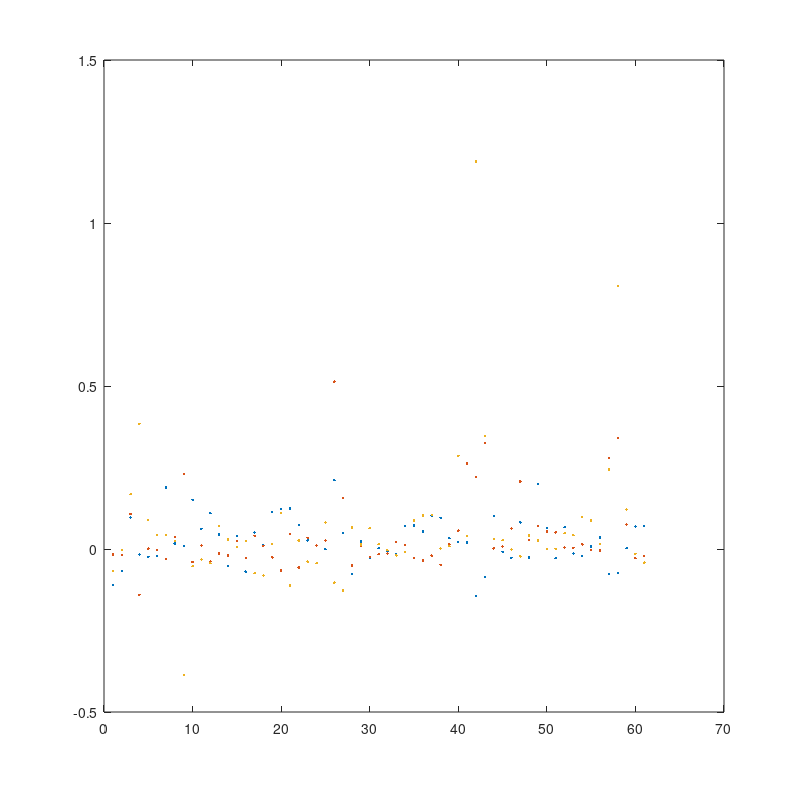
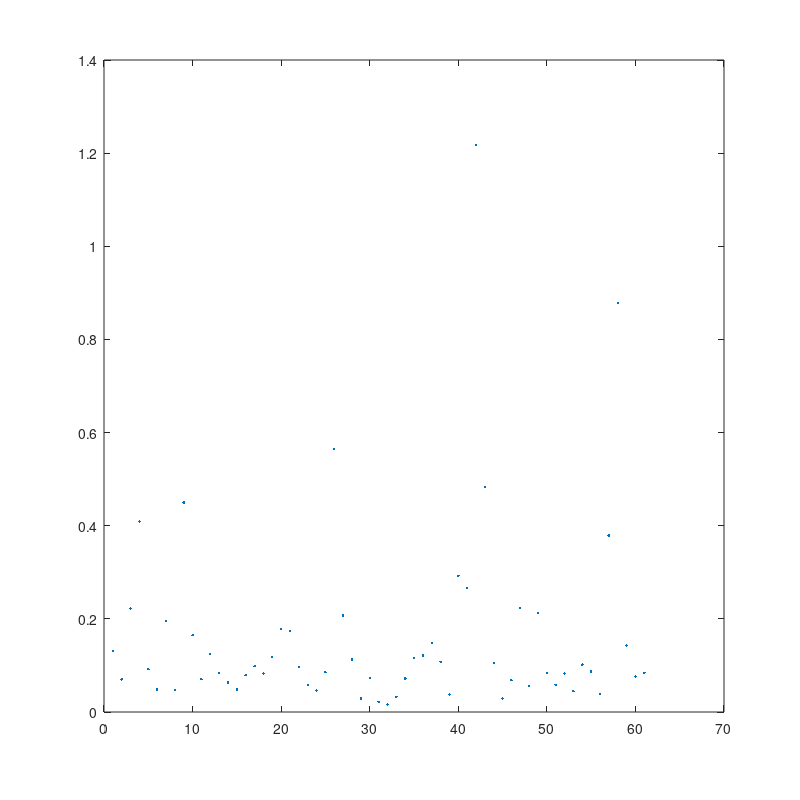

MATLAB code to generate these figures, in order: (Note: this script raises an error after producing the figures.)
% clear all
% close all
% 
% % Import rosbag data file
% Bag1 = rosbag('2020-08-07-17-52-45.bag'); %Total station at  90deg
% Bag2 = rosbag('2020-08-07-19-17-08.bag'); %Total station at -15deg
% 
% % Topic extraction
% pdoaData1 = select(Bag1,'Topic','/uwb/pdoaFiltered/pdoa');
% viconData1 = select(Bag1,'Topic','/uwb/pdoaFiltered/vicon');
% pdoaData2 = select(Bag2,'Topic','/uwb/pdoaFiltered/pdoa');
% viconData2 = select(Bag2,'Topic','/uwb/pdoaFiltered/vicon');
% 
% % Message extraction (need to define custom ROS message for MATLAB: https://www.mathworks.com/help/ros/ug/create-custom-messages-from-ros-package.html)
% [ts1,cols1] = timeseries(pdoaData1,'Point.X','Point.Y','Point.Z');
% [ts2,cols2] = timeseries(viconData1,'Pose.Position.X','Pose.Position.Y','Pose.Position.Z');
% [ts3,cols3] = timeseries(pdoaData2,'Point.X','Point.Y','Point.Z');
% [ts4,cols4] = timeseries(viconData2,'Pose.Position.X','Pose.Position.Y','Pose.Position.Z');
% 
% %Populate MATLAB variables from timeseries data
% pdoaX1 = ts1.data(:,1);
% pdoaY1 = ts1.data(:,2);
% pdoaZ1 = ts1.data(:,3);
% pdoaX2 = ts3.data(:,1);
% pdoaY2 = ts3.data(:,2);
% pdoaZ2 = ts3.data(:,3);
% viconX1 = ts2.data(:,1);
% viconY1 = ts2.data(:,2);
% viconZ1 = ts2.data(:,3);
% viconX2 = ts4.data(:,1);
% viconY2 = ts4.data(:,2);
% viconZ2 = ts4.data(:,3);
% 
% pdoa_node_midl = [0,0,0.8163]; %location of the PDOA node in vicon arena, halfway between horz and vert
% 
% pdoa1  = [pdoaX1, pdoaY1, pdoaZ1];
% vicon1 = [viconX1, viconY1, viconZ1 - pdoa_node_midl(3)];
% pdoa2  = [pdoaX2, pdoaY2, pdoaZ2];
% vicon2 = [viconX2, viconY2, viconZ2 - pdoa_node_midl(3)];

%% Data manipulation
clear all
close all

currentFolder = pwd;
load('z12_realtimeData.mat');
pdoa_node_midl = [0,0,0.8163]; %location of the PDOA node in vicon arena, halfway between horz and vert

errorMag1 = sqrt( (vicon1(:,1) - pdoa1(:,1)).^2 + (vicon1(:,2) - pdoa1(:,2)).^2 + (vicon1(:,3) - pdoa1(:,3)).^2 );
errorMag1_avg = mean(errorMag1);
errorMag1_std = std(errorMag1);

errorMag2 = sqrt( (vicon2(:,1) - pdoa2(:,1)).^2 + (vicon2(:,2) - pdoa2(:,2)).^2 + (vicon2(:,3) - pdoa2(:,3)).^2 );
errorMag2_avg = mean(errorMag2);
errorMag2_std = std(errorMag2);

% Figure properties
width = 8; %figure size in inches
height = 8;
x0 = 8; %position on screen
y0 = 4;
titleFontSize = 12;
axisFontSize = 9;
legendFontSize = 9;
Font = 'Times';

%% Error plots position 1
close all
figure('Units','inches','Position',[x0 y0 width height],'PaperPositionMode','auto');
plot(pdoa1 - vicon1,'.');

figure('Units','inches','Position',[x0 y0 width height],'PaperPositionMode','auto');
plot(errorMag1,'.');

figure('Units','inches','Position',[x0 y0 width height],'PaperPositionMode','auto');
edges1 = 0:0.1:1.5;
histogram(errorMag1)

dim = [.45 .6 .0 .0]; %annotation
start_str = sprintf("Euclidean Error:");
avg1_str = sprintf('average = %0.1f cm', errorMag1_avg*100);
std1_str = sprintf('std.dev = %0.1f cm', errorMag1_std*100);
str1 = start_str + "\n" + avg1_str + "\n" + std1_str;
str1 = compose(str1);
str1 = splitlines(str1);
annotation('textbox',dim,'String',str1,'FitBoxToText','on');

%% Error plots position 2
close all
figure('Units','inches','Position',[x0 y0 width height],'PaperPositionMode','auto');
plot(pdoa2 - vicon2,'.');

figure('Units','inches','Position',[x0 y0 width height],'PaperPositionMode','auto');
plot(errorMag2,'.');

figure('Units','inches','Position',[x0 y0 width height],'PaperPositionMode','auto');
edges2 = 0:0.1:1.5;
histogram(errorMag2)

dim = [.45 .6 .0 .0]; %annotation
start_str = sprintf("Euclidean Error:");
avg2_str = sprintf('average = %0.1f cm', errorMag2_avg*100);
std2_str = sprintf('std.dev = %0.1f cm', errorMag2_std*100);
str2 = start_str + "\n" + avg2_str + "\n" + std2_str;
str2 = compose(str2);
str2 = splitlines(str2);
annotation('textbox',dim,'String',str2,'FitBoxToText','on');

%%
close all
figure('Units','inches','Position',[x0 y0 width height],'PaperPositionMode','auto');

%position1
interleave1 = reshape([vicon1(:) pdoa1(:)]',2*size(vicon1,1), []);

plot3(pdoa1(:,1),pdoa1(:,2),pdoa1(:,3),'.','MarkerSize',35);
hold on
plot3(vicon1(:,1),vicon1(:,2),vicon1(:,3),'.','MarkerSize',35);
hold on
plot3(pdoa_node_midl(1),pdoa_node_midl(2),0,'m*','MarkerSize',15,'LineWidth',1)
hold on
for k = 1:2:length(interleave1)-1
    plot3(interleave1(k:k+1,1),interleave1(k:k+1,2),interleave1(k:k+1,3),'k.-','LineWidth',10*errorMag1((k+1)/2));
    hold on
end

axis equal
set(gca,'Units','normalized','Position',[.15 .2 .75 .7],...
        'FontUnits','points','FontWeight','normal','FontSize',axisFontSize,'FontName',Font)
title('Surface fit of averaged $\pm$60deg dataset using 3x3 polynomial regression vs groundtruth locations',...
      'FontUnits','points','FontWeight','normal','interpreter','latex','FontSize',titleFontSize,'FontName',Font)
xlabel({'$x[m]$'},'FontUnits','points','interpreter','latex','FontSize',axisFontSize,'FontName',Font)
ylabel({'$y[m]$'},'FontUnits','points','interpreter','latex','FontSize',axisFontSize,'FontName',Font)
zlabel({'$z[m]$'},'FontUnits','points','interpreter','latex','FontSize',axisFontSize,'FontName',Font)
legend({'linear regression','VICON data points','PDoA Shield Center','Error'},...
        'Units','points','interpreter','latex','FontSize',legendFontSize,'FontName',Font,'Location','SouthEast')

%position2
figure('Units','inches','Position',[x0 y0 width height],'PaperPositionMode','auto');

interleave2 = reshape([vicon2(:) pdoa2(:)]',2*size(vicon2,1), []);
 
plot3(pdoa2(:,1),pdoa2(:,2),pdoa2(:,3),'.','MarkerSize',35);
hold on
plot3(vicon2(:,1),vicon2(:,2),vicon2(:,3),'.','MarkerSize',35);
hold on
plot3(pdoa_node_midl(1),pdoa_node_midl(2),0,'m*','MarkerSize',15,'LineWidth',1)
hold on
for k = 1:2:length(interleave2)-1
    plot3(interleave2(k:k+1,1),interleave2(k:k+1,2),interleave2(k:k+1,3),'k.-','LineWidth',10*errorMag2((k+1)/2));
    hold on
end

axis equal
set(gca,'Units','normalized','Position',[.15 .2 .75 .7],...
        'FontUnits','points','FontWeight','normal','FontSize',axisFontSize,'FontName',Font)
title('Surface fit of averaged $\pm$60deg dataset using 3x3 polynomial regression vs groundtruth locations',...
      'FontUnits','points','FontWeight','normal','interpreter','latex','FontSize',titleFontSize,'FontName',Font)
xlabel({'$x[m]$'},'FontUnits','points','interpreter','latex','FontSize',axisFontSize,'FontName',Font)
ylabel({'$y[m]$'},'FontUnits','points','interpreter','latex','FontSize',axisFontSize,'FontName',Font)
zlabel({'$z[m]$'},'FontUnits','points','interpreter','latex','FontSize',axisFontSize,'FontName',Font)
legend({'linear regression','VICON data points','PDoA Shield Center','Error'},...
        'Units','points','interpreter','latex','FontSize',legendFontSize,'FontName',Font,'Location','SouthEast')
%% ANN fit 1, full
close all
figure('Units','inches','Position',[x0 y0 width height],'PaperPositionMode','auto');

output1_ANN = ANN_60_50n1_normal(pointStats1(:,1:4)')';

% Verified that rotating the resulting point clud does not make a better
% fit => wrong total station orientation is not the issue
% % % Coordinate transform
% % [regParams,output1_ANN,ErrorStats]= absor(output1_ANN',viconPoints1','doScale',0,'doTrans',0);
% % output1_ANN = output1_ANN';

interleave1 = reshape([viconPoints1(:) output1_ANN(:)]',2*size(viconPoints1,1), []);
errorMag1 = sqrt( (viconPoints1(:,1) - output1_ANN(:,1)).^2 + (viconPoints1(:,2) - output1_ANN(:,2)).^2 + (viconPoints1(:,3) - output1_ANN(:,3)).^2 ); 

plot3(output1_ANN(:,1),output1_ANN(:,2),output1_ANN(:,3),'.','MarkerSize',35);
hold on
plot3(viconPoints1(:,1),viconPoints1(:,2),viconPoints1(:,3),'.','MarkerSize',35);
hold on
plot3(pdoa_node_midl(1),pdoa_node_midl(2),0,'m*','MarkerSize',15,'LineWidth',1)
hold on
for k = 1:2:length(interleave1)-1
    plot3(interleave1(k:k+1,1),interleave1(k:k+1,2),interleave1(k:k+1,3),'k.-','LineWidth',10*errorMag1((k+1)/2));
    hold on
end

axis equal
set(gca,'Units','normalized','Position',[.15 .2 .75 .7],...
        'FontUnits','points','FontWeight','normal','FontSize',axisFontSize,'FontName',Font)
title('ANN positional fit of full raw dataset vs groundtruth locations',...
      'FontUnits','points','FontWeight','normal','FontSize',titleFontSize,'FontName',Font)
xlabel({'$x[m]$'},'FontUnits','points','interpreter','latex','FontSize',axisFontSize,'FontName',Font)
ylabel({'$y[m]$'},'FontUnits','points','interpreter','latex','FontSize',axisFontSize,'FontName',Font)
zlabel({'$z[m]$'},'FontUnits','points','interpreter','latex','FontSize',axisFontSize,'FontName',Font)
legend({'ANN fit','VICON data points','PDoA Shield Center','Error'},...
        'Units','points','interpreter','latex','FontSize',legendFontSize,'FontName',Font,'Location','SouthOutside')
    
% 3D pdf!
ax = gca;
filename = 'figs/ANN_Verification1';
print(filename,'-depsc','-painters'); %print figure as eps for the infinite zoom
fig2u3d(ax,filename)


% Planar Surface fit 1
close all
figure('Units','inches','Position',[x0 y0 width height],'PaperPositionMode','auto');

fit_horz_planar1 = deg2rad( fitresult60_horz_planar(pointStats1(:,1),pointStats1(:,3)) + 90 ); % transform back into vicon frame with a 90deg rotation
fit_vert_planar1 = deg2rad( -fitresult60_vert_planar(pointStats1(:,1),pointStats1(:,3)) ); % transform back to standard elevation angle by multiplying by -1

% [x,y,z] = sph2cart(azimuth,elevation,r) transforms corresponding elements of the spherical coordinate arrays azimuth, elevation, and r to Cartesian, or xyz, coordinates.
[xFit_planar1,yFit_planar1,zFit_planar1] = sph2cart(fit_horz_planar1,fit_vert_planar1,dist_pdoa1/1000);
fit_planar1 = [xFit_planar1,yFit_planar1,zFit_planar1];

errorMag1_planar = sqrt( (viconPoints1(:,1) - xFit_planar1) .^2 + (viconPoints1(:,2) - yFit_planar1) .^2 + (viconPoints1(:,3) - zFit_planar1) .^2 );
interleav1_planar = reshape([viconPoints1(:) fit_planar1(:)]',2*size(viconPoints1,1), []);

plot3(xFit_planar1,yFit_planar1,zFit_planar1,'.','MarkerSize',35)
hold on
plot3(viconPoints1(:,1),viconPoints1(:,2),viconPoints1(:,3),'.','MarkerSize',35);
hold on
plot3(pdoa_node_midl(1),pdoa_node_midl(2),0,'m*','MarkerSize',15,'LineWidth',1)
hold on
for k = 1:2:length(interleav1_planar)-1
    plot3(interleav1_planar(k:k+1,1),interleav1_planar(k:k+1,2),interleav1_planar(k:k+1,3),'k.-','LineWidth',10*errorMag1_planar((k+1)/2));
    hold on
end

axis equal
set(gca,'Units','normalized','Position',[.15 .2 .75 .7],...
        'FontUnits','points','FontWeight','normal','FontSize',axisFontSize,'FontName',Font)
title('Surface fit of $\pm$60deg dataset using planar regression vs groundtruth locations',...
      'FontUnits','points','FontWeight','normal','interpreter','latex','FontSize',titleFontSize,'FontName',Font)
xlabel({'$x[m]$'},'FontUnits','points','interpreter','latex','FontSize',axisFontSize,'FontName',Font)
ylabel({'$y[m]$'},'FontUnits','points','interpreter','latex','FontSize',axisFontSize,'FontName',Font)
zlabel({'$z[m]$'},'FontUnits','points','interpreter','latex','FontSize',axisFontSize,'FontName',Font)
legend({'Planar regression','VICON data points','PDoA Shield Center','Error'},...
        'Units','points','interpreter','latex','FontSize',legendFontSize,'FontName',Font,'Location','SouthEast')
    
% 3D pdf!
ax = gca;
filename = 'figs/Planar_Verification1';
print(filename,'-depsc','-painters'); %print figure as eps for the infinite zoom
fig2u3d(ax,filename)


% surf3 Surface fit 1
close all
figure('Units','inches','Position',[x0 y0 width height],'PaperPositionMode','auto');

fit_horz_surf31 = deg2rad( fitresult60_horz_surf3(pointStats1(:,1),pointStats1(:,3)) + 90 ); % transform back into vicon frame with a 90deg rotation
fit_vert_surf31 = deg2rad( -fitresult60_vert_surf3(pointStats1(:,1),pointStats1(:,3)) ); % transform back to standard elevation angle by multiplying by -1

% [x,y,z] = sph2cart(azimuth,elevation,r) transforms corresponding elements of the spherical coordinate arrays azimuth, elevation, and r to Cartesian, or xyz, coordinates.
[xFit_surf31,yFit_surf31,zFit_surf31] = sph2cart(fit_horz_surf31,fit_vert_surf31,dist_pdoa1/1000);
fit_surf31 = [xFit_surf31,yFit_surf31,zFit_surf31];

errorMag1_surf3 = sqrt( (viconPoints1(:,1) - xFit_surf31) .^2 + (viconPoints1(:,2) - yFit_surf31) .^2 + (viconPoints1(:,3) - zFit_surf31) .^2 );
interleav1_surf3 = reshape([viconPoints1(:) fit_surf31(:)]',2*size(viconPoints1,1), []);

plot3(xFit_surf31,yFit_surf31,zFit_surf31,'.','MarkerSize',35)
hold on
plot3(viconPoints1(:,1),viconPoints1(:,2),viconPoints1(:,3),'.','MarkerSize',35);
hold on
plot3(pdoa_node_midl(1),pdoa_node_midl(2),0,'m*','MarkerSize',15,'LineWidth',1)
hold on
for k = 1:2:length(interleav1_surf3)-1
    plot3(interleav1_surf3(k:k+1,1),interleav1_surf3(k:k+1,2),interleav1_surf3(k:k+1,3),'k.-','LineWidth',10*errorMag1_surf3((k+1)/2));
    hold on
end

axis equal
set(gca,'Units','normalized','Position',[.15 .2 .75 .7],...
        'FontUnits','points','FontWeight','normal','FontSize',axisFontSize,'FontName',Font)
title('Surface fit of $\pm$60deg dataset using planar regression vs groundtruth locations',...
      'FontUnits','points','FontWeight','normal','interpreter','latex','FontSize',titleFontSize,'FontName',Font)
xlabel({'$x[m]$'},'FontUnits','points','interpreter','latex','FontSize',axisFontSize,'FontName',Font)
ylabel({'$y[m]$'},'FontUnits','points','interpreter','latex','FontSize',axisFontSize,'FontName',Font)
zlabel({'$z[m]$'},'FontUnits','points','interpreter','latex','FontSize',axisFontSize,'FontName',Font)
legend({'Planar regression','VICON data points','PDoA Shield Center','Error'},...
        'Units','points','interpreter','latex','FontSize',legendFontSize,'FontName',Font,'Location','SouthEast')
    
% 3D pdf!
ax = gca;
filename = 'figs/surf3_Verification1';
print(filename,'-depsc','-painters'); %print figure as eps for the infinite zoom
fig2u3d(ax,filename)

% histogram 1
close all

edges = 0:0.05:1;
histogram(errorMag1,edges)
hold on
histogram(errorMag1_planar,edges)
hold on
histogram(errorMag1_surf3,edges)
legend('ANN','Planar','surf3')

dim = [.45 .6 .0 .0]; %annotation
start_str = sprintf("Average Euclidean Errors:");
ANN_str = sprintf('ANN regression = %0.1f cm', mean(errorMag1)*100);
planar_str = sprintf('planar regression = %0.1f cm', mean(errorMag1_planar)*100);
surf3_str = sprintf('surf3 regression = %0.1f cm', mean(errorMag1_surf3)*100);
str = start_str + "\n" + ANN_str + "\n" + planar_str + "\n" + surf3_str;
str = compose(str);
str = splitlines(str);
annotation('textbox',dim,'String',str,'FitBoxToText','on');


%% ANN fit 2
close all

figure('Units','inches','Position',[x0 y0 width height],'PaperPositionMode','auto');

theta2 = pi; %rotate by 180deg in z
R2 = [cos(theta2) -sin(theta2) 0; ...
     sin(theta2)  cos(theta2) 0; ...
              0           0  1];

output2_ANN = (R2*ANN_60_50n1_normal(pointStats2(:,1:4)'))';
interleave2_ANN = reshape([viconPoints2(:) output2_ANN(:)]',2*size(viconPoints2,1), []);
errorMag2_ANN = sqrt( (viconPoints2(:,1) - output2_ANN(:,1)).^2 + (viconPoints2(:,2) - output2_ANN(:,2)).^2 + (viconPoints2(:,3) - output2_ANN(:,3)).^2 ); 

plot3(output2_ANN(:,1),output2_ANN(:,2),output2_ANN(:,3),'.','MarkerSize',35);
hold on
plot3(viconPoints2(:,1),viconPoints2(:,2),viconPoints2(:,3),'.','MarkerSize',35);
hold on
plot3(pdoa_node_midl(1),pdoa_node_midl(2),0,'m*','MarkerSize',15,'LineWidth',1)
hold on
for k = 1:2:length(interleave2_ANN)-1
    plot3(interleave2_ANN(k:k+1,1),interleave2_ANN(k:k+1,2),interleave2_ANN(k:k+1,3),'k.-','LineWidth',10*errorMag2_ANN((k+1)/2));
    hold on
end

axis equal
set(gca,'Units','normalized','Position',[.15 .2 .75 .7],...
        'FontUnits','points','FontWeight','normal','FontSize',axisFontSize,'FontName',Font)
title('ANN positional fit of full raw dataset vs groundtruth locations',...
      'FontUnits','points','FontWeight','normal','FontSize',titleFontSize,'FontName',Font)
xlabel({'$x[m]$'},'FontUnits','points','interpreter','latex','FontSize',axisFontSize,'FontName',Font)
ylabel({'$y[m]$'},'FontUnits','points','interpreter','latex','FontSize',axisFontSize,'FontName',Font)
zlabel({'$z[m]$'},'FontUnits','points','interpreter','latex','FontSize',axisFontSize,'FontName',Font)
legend({'ANN fit','VICON data points','PDoA Shield Center','Error'},...
        'Units','points','interpreter','latex','FontSize',legendFontSize,'FontName',Font,'Location','SouthOutside')
    
% 3D pdf!
ax = gca;
filename = 'figs/ANN_Verification2';
print(filename,'-depsc','-painters'); %print figure as eps for the infinite zoom
fig2u3d(ax,filename)


% Planar Surface fit 2
close all
figure('Units','inches','Position',[x0 y0 width height],'PaperPositionMode','auto');

fit_horz_planar2 = deg2rad( fitresult60_horz_planar(pointStats2(:,1),pointStats2(:,3)) + 90 ); % transform back into vicon frame with a 90deg rotation
fit_vert_planar2 = deg2rad( -fitresult60_vert_planar(pointStats2(:,1),pointStats2(:,3)) ); % transform back to standard elevation angle by multiplying by -1

% [x,y,z] = sph2cart(azimuth,elevation,r) transforms corresponding elements of the spherical coordinate arrays azimuth, elevation, and r to Cartesian, or xyz, coordinates.
[xFit_planar2,yFit_planar2,zFit_planar2] = sph2cart(fit_horz_planar2,fit_vert_planar2,dist_pdoa2/1000);
fit_planar2 = (R2*[xFit_planar2,yFit_planar2,zFit_planar2]')';

errorMag2_planar = sqrt( (viconPoints2(:,1) - fit_planar2(:,1)) .^2 + (viconPoints2(:,2) - fit_planar2(:,2)) .^2 + (viconPoints2(:,3) - fit_planar2(:,3)) .^2 );
interleav2_planar = reshape([viconPoints2(:) fit_planar2(:)]',2*size(viconPoints2,1), []);

plot3(fit_planar2(:,1),fit_planar2(:,2),fit_planar2(:,3),'.','MarkerSize',35)
hold on
plot3(viconPoints2(:,1),viconPoints2(:,2),viconPoints2(:,3),'.','MarkerSize',35);
hold on
plot3(pdoa_node_midl(1),pdoa_node_midl(2),0,'m*','MarkerSize',15,'LineWidth',1)
hold on
for k = 1:2:length(interleav2_planar)-1
    plot3(interleav2_planar(k:k+1,1),interleav2_planar(k:k+1,2),interleav2_planar(k:k+1,3),'k.-','LineWidth',10*errorMag2_planar((k+1)/2));
    hold on
end

axis equal
set(gca,'Units','normalized','Position',[.15 .2 .75 .7],...
        'FontUnits','points','FontWeight','normal','FontSize',axisFontSize,'FontName',Font)
title('Surface fit of $\pm$60deg dataset using planar regression vs groundtruth locations',...
      'FontUnits','points','FontWeight','normal','interpreter','latex','FontSize',titleFontSize,'FontName',Font)
xlabel({'$x[m]$'},'FontUnits','points','interpreter','latex','FontSize',axisFontSize,'FontName',Font)
ylabel({'$y[m]$'},'FontUnits','points','interpreter','latex','FontSize',axisFontSize,'FontName',Font)
zlabel({'$z[m]$'},'FontUnits','points','interpreter','latex','FontSize',axisFontSize,'FontName',Font)
legend({'Planar regression','VICON data points','PDoA Shield Center','Error'},...
        'Units','points','interpreter','latex','FontSize',legendFontSize,'FontName',Font,'Location','SouthEast')
    
% 3D pdf!
ax = gca;
filename = 'figs/Planar_Verification2';
print(filename,'-depsc','-painters'); %print figure as eps for the infinite zoom
fig2u3d(ax,filename)


% surf3 Surface fit 2
close all
figure('Units','inches','Position',[x0 y0 width height],'PaperPositionMode','auto');

fit_horz_surf32 = deg2rad( fitresult60_horz_surf3(pointStats2(:,1),pointStats2(:,3)) + 90 ); % transform back into vicon frame with a 90deg rotation
fit_vert_surf32 = deg2rad( -fitresult60_vert_surf3(pointStats2(:,1),pointStats2(:,3)) ); % transform back to standard elevation angle by multiplying by -1

% [x,y,z] = sph2cart(azimuth,elevation,r) transforms corresponding elements of the spherical coordinate arrays azimuth, elevation, and r to Cartesian, or xyz, coordinates.
[xFit_surf32,yFit_surf32,zFit_surf32] = sph2cart(fit_horz_surf32,fit_vert_surf32,dist_pdoa2/1000);
fit_surf32 = (R2*[xFit_surf32,yFit_surf32,zFit_surf32]')';

errorMag2_surf3 = sqrt( (viconPoints2(:,1) - fit_surf32(:,1)) .^2 + (viconPoints2(:,2) - fit_surf32(:,2)) .^2 + (viconPoints2(:,3) - fit_surf32(:,3)) .^2 );
interleav2_surf3 = reshape([viconPoints2(:) fit_surf32(:)]',2*size(viconPoints2,1), []);

plot3(fit_surf32(:,1),fit_surf32(:,2),fit_surf32(:,3),'.','MarkerSize',35)
hold on
plot3(viconPoints2(:,1),viconPoints2(:,2),viconPoints2(:,3),'.','MarkerSize',35);
hold on
plot3(pdoa_node_midl(1),pdoa_node_midl(2),0,'m*','MarkerSize',15,'LineWidth',1)
hold on
for k = 1:2:length(interleav2_surf3)-1
    plot3(interleav2_surf3(k:k+1,1),interleav2_surf3(k:k+1,2),interleav2_surf3(k:k+1,3),'k.-','LineWidth',10*errorMag2_surf3((k+1)/2));
    hold on
end

axis equal
set(gca,'Units','normalized','Position',[.15 .2 .75 .7],...
        'FontUnits','points','FontWeight','normal','FontSize',axisFontSize,'FontName',Font)
title('Surface fit of $\pm$60deg dataset using planar regression vs groundtruth locations',...
      'FontUnits','points','FontWeight','normal','interpreter','latex','FontSize',titleFontSize,'FontName',Font)
xlabel({'$x[m]$'},'FontUnits','points','interpreter','latex','FontSize',axisFontSize,'FontName',Font)
ylabel({'$y[m]$'},'FontUnits','points','interpreter','latex','FontSize',axisFontSize,'FontName',Font)
zlabel({'$z[m]$'},'FontUnits','points','interpreter','latex','FontSize',axisFontSize,'FontName',Font)
legend({'Planar regression','VICON data points','PDoA Shield Center','Error'},...
        'Units','points','interpreter','latex','FontSize',legendFontSize,'FontName',Font,'Location','SouthEast')
    
% 3D pdf!
ax = gca;
filename = 'figs/surf3_Verification2';
print(filename,'-depsc','-painters'); %print figure as eps for the infinite zoom
fig2u3d(ax,filename)

% histogram 2
close all

edges = 0:0.05:1;
histogram(errorMag2_ANN,edges)
hold on
histogram(errorMag2_planar,edges)
hold on
histogram(errorMag2_surf3,edges)
legend('ANN','Planar','surf3')

dim = [.45 .6 .0 .0]; %annotation
start_str = sprintf("Average Euclidean Errors:");
ANN_str = sprintf('ANN regression = %0.1f cm', mean(errorMag2_ANN)*100);
planar_str = sprintf('planar regression = %0.1f cm', mean(errorMag2_planar)*100);
surf3_str = sprintf('surf3 regression = %0.1f cm', mean(errorMag2_surf3)*100);
str = start_str + "\n" + ANN_str + "\n" + planar_str + "\n" + surf3_str;
str = compose(str);
str = splitlines(str);
annotation('textbox',dim,'String',str,'FitBoxToText','on');


%% ANN fit 3
close all

figure('Units','inches','Position',[x0 y0 width height],'PaperPositionMode','auto');

theta3 = -pi/2; %rotate by 90deg in z
R3 = [cos(theta3) -sin(theta3) 0; ...
      sin(theta3)  cos(theta3) 0; ...
                0           0  1];

output3_ANN = (R3*ANN_60_50n1_normal(pointStats3(:,1:4)'))';
interleave3_ANN = reshape([viconPoints3(:) output3_ANN(:)]',2*size(viconPoints3,1), []);
errorMag3_ANN = sqrt( (viconPoints3(:,1) - output3_ANN(:,1)).^2 + (viconPoints3(:,2) - output3_ANN(:,2)).^2 + (viconPoints3(:,3) - output3_ANN(:,3)).^2 ); 

plot3(output3_ANN(:,1),output3_ANN(:,2),output3_ANN(:,3),'.','MarkerSize',35);
hold on
plot3(viconPoints3(:,1),viconPoints3(:,2),viconPoints3(:,3),'.','MarkerSize',35);
hold on
plot3(pdoa_node_midl(1),pdoa_node_midl(2),0,'m*','MarkerSize',15,'LineWidth',1)
hold on
for k = 1:2:length(interleave3_ANN)-1
    plot3(interleave3_ANN(k:k+1,1),interleave3_ANN(k:k+1,2),interleave3_ANN(k:k+1,3),'k.-','LineWidth',10*errorMag3_ANN((k+1)/2));
    hold on
end

axis equal
set(gca,'Units','normalized','Position',[.15 .2 .75 .7],...
        'FontUnits','points','FontWeight','normal','FontSize',axisFontSize,'FontName',Font)
title('ANN positional fit of full raw dataset vs groundtruth locations',...
      'FontUnits','points','FontWeight','normal','FontSize',titleFontSize,'FontName',Font)
xlabel({'$x[m]$'},'FontUnits','points','interpreter','latex','FontSize',axisFontSize,'FontName',Font)
ylabel({'$y[m]$'},'FontUnits','points','interpreter','latex','FontSize',axisFontSize,'FontName',Font)
zlabel({'$z[m]$'},'FontUnits','points','interpreter','latex','FontSize',axisFontSize,'FontName',Font)
legend({'ANN fit','VICON data points','PDoA Shield Center','Error'},...
        'Units','points','interpreter','latex','FontSize',legendFontSize,'FontName',Font,'Location','SouthOutside')
    
% 3D pdf!
ax = gca;
filename = 'figs/ANN_Verification3';
print(filename,'-depsc','-painters'); %print figure as eps for the infinite zoom
fig2u3d(ax,filename)


% Planar Surface fit 3
close all
figure('Units','inches','Position',[x0 y0 width height],'PaperPositionMode','auto');

fit_horz_planar3 = deg2rad( fitresult60_horz_planar(pointStats3(:,1),pointStats3(:,3)) + 90 ); % transform back into vicon frame with a 90deg rotation
fit_vert_planar3 = deg2rad( -fitresult60_vert_planar(pointStats3(:,1),pointStats3(:,3)) ); % transform back to standard elevation angle by multiplying by -1

% [x,y,z] = sph2cart(azimuth,elevation,r) transforms corresponding elements of the spherical coordinate arrays azimuth, elevation, and r to Cartesian, or xyz, coordinates.
[xFit_planar3,yFit_planar3,zFit_planar3] = sph2cart(fit_horz_planar3,fit_vert_planar3,dist_pdoa3/1000);
fit_planar3 = (R3*[xFit_planar3,yFit_planar3,zFit_planar3]')';

errorMag3_planar = sqrt( (viconPoints3(:,1) - fit_planar3(:,1)) .^2 + (viconPoints3(:,2) - fit_planar3(:,2)) .^2 + (viconPoints3(:,3) - fit_planar3(:,3)) .^2 );
interleav3_planar = reshape([viconPoints3(:) fit_planar3(:)]',2*size(viconPoints3,1), []);

plot3(fit_planar3(:,1),fit_planar3(:,2),fit_planar3(:,3),'.','MarkerSize',35)
hold on
plot3(viconPoints3(:,1),viconPoints3(:,2),viconPoints3(:,3),'.','MarkerSize',35);
hold on
plot3(pdoa_node_midl(1),pdoa_node_midl(2),0,'m*','MarkerSize',15,'LineWidth',1)
hold on
for k = 1:2:length(interleav3_planar)-1
    plot3(interleav3_planar(k:k+1,1),interleav3_planar(k:k+1,2),interleav3_planar(k:k+1,3),'k.-','LineWidth',10*errorMag3_planar((k+1)/2));
    hold on
end

axis equal
set(gca,'Units','normalized','Position',[.15 .2 .75 .7],...
        'FontUnits','points','FontWeight','normal','FontSize',axisFontSize,'FontName',Font)
title('Surface fit of $\pm$60deg dataset using planar regression vs groundtruth locations',...
      'FontUnits','points','FontWeight','normal','interpreter','latex','FontSize',titleFontSize,'FontName',Font)
xlabel({'$x[m]$'},'FontUnits','points','interpreter','latex','FontSize',axisFontSize,'FontName',Font)
ylabel({'$y[m]$'},'FontUnits','points','interpreter','latex','FontSize',axisFontSize,'FontName',Font)
zlabel({'$z[m]$'},'FontUnits','points','interpreter','latex','FontSize',axisFontSize,'FontName',Font)
legend({'Planar regression','VICON data points','PDoA Shield Center','Error'},...
        'Units','points','interpreter','latex','FontSize',legendFontSize,'FontName',Font,'Location','SouthEast')
    
% 3D pdf!
ax = gca;
filename = 'figs/Planar_Verification3';
print(filename,'-depsc','-painters'); %print figure as eps for the infinite zoom
fig2u3d(ax,filename)


% surf3 Surface fit 3
close all
figure('Units','inches','Position',[x0 y0 width height],'PaperPositionMode','auto');

fit_horz_surf33 = deg2rad( fitresult60_horz_surf3(pointStats3(:,1),pointStats3(:,3)) + 90 ); % transform back into vicon frame with a 90deg rotation
fit_vert_surf33 = deg2rad( -fitresult60_vert_surf3(pointStats3(:,1),pointStats3(:,3)) ); % transform back to standard elevation angle by multiplying by -1

% [x,y,z] = sph2cart(azimuth,elevation,r) transforms corresponding elements of the spherical coordinate arrays azimuth, elevation, and r to Cartesian, or xyz, coordinates.
[xFit_surf33,yFit_surf33,zFit_surf33] = sph2cart(fit_horz_surf33,fit_vert_surf33,dist_pdoa3/1000);
fit_surf33 = (R3*[xFit_surf33,yFit_surf33,zFit_surf33]')';

errorMag3_surf3 = sqrt( (viconPoints3(:,1) - fit_surf33(:,1)) .^2 + (viconPoints3(:,2) - fit_surf33(:,2)) .^2 + (viconPoints3(:,3) - fit_surf33(:,3)) .^2 );
interleav3_surf3 = reshape([viconPoints3(:) fit_surf33(:)]',2*size(viconPoints3,1), []);

plot3(fit_surf33(:,1),fit_surf33(:,2),fit_surf33(:,3),'.','MarkerSize',35)
hold on
plot3(viconPoints3(:,1),viconPoints3(:,2),viconPoints3(:,3),'.','MarkerSize',35);
hold on
plot3(pdoa_node_midl(1),pdoa_node_midl(2),0,'m*','MarkerSize',15,'LineWidth',1)
hold on
for k = 1:2:length(interleav3_surf3)-1
    plot3(interleav3_surf3(k:k+1,1),interleav3_surf3(k:k+1,2),interleav3_surf3(k:k+1,3),'k.-','LineWidth',10*errorMag3_surf3((k+1)/2));
    hold on
end

axis equal
set(gca,'Units','normalized','Position',[.15 .2 .75 .7],...
        'FontUnits','points','FontWeight','normal','FontSize',axisFontSize,'FontName',Font)
title('Surface fit of $\pm$60deg dataset using planar regression vs groundtruth locations',...
      'FontUnits','points','FontWeight','normal','interpreter','latex','FontSize',titleFontSize,'FontName',Font)
xlabel({'$x[m]$'},'FontUnits','points','interpreter','latex','FontSize',axisFontSize,'FontName',Font)
ylabel({'$y[m]$'},'FontUnits','points','interpreter','latex','FontSize',axisFontSize,'FontName',Font)
zlabel({'$z[m]$'},'FontUnits','points','interpreter','latex','FontSize',axisFontSize,'FontName',Font)
legend({'Planar regression','VICON data points','PDoA Shield Center','Error'},...
        'Units','points','interpreter','latex','FontSize',legendFontSize,'FontName',Font,'Location','SouthEast')
    
% 3D pdf!
ax = gca;
filename = 'figs/surf3_Verification3';
print(filename,'-depsc','-painters'); %print figure as eps for the infinite zoom
fig2u3d(ax,filename)

% histogram 3
close all

edges = 0:0.05:1;
histogram(errorMag3_ANN,edges)
hold on
histogram(errorMag3_planar,edges)
hold on
histogram(errorMag3_surf3,edges)
legend('ANN','Planar','surf3')

dim = [.45 .6 .0 .0]; %annotation
start_str = sprintf("Average Euclidean Errors:");
ANN_str = sprintf('ANN regression = %0.1f cm', mean(errorMag3_ANN)*100);
planar_str = sprintf('planar regression = %0.1f cm', mean(errorMag3_planar)*100);
surf3_str = sprintf('surf3 regression = %0.1f cm', mean(errorMag3_surf3)*100);
str = start_str + "\n" + ANN_str + "\n" + planar_str + "\n" + surf3_str;
str = compose(str);
str = splitlines(str);
annotation('textbox',dim,'String',str,'FitBoxToText','on');